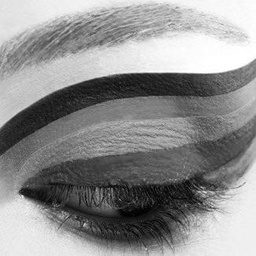
#> input picture eye.jpg, 256 x 256 px, shrunk from 325 x 325 before the run
$ python image_authentication.py   (Python 2 division)   (older library calls are emulated)
#> lines starting #> are read from the running program, lines starting #| are printed output that depends on the picture
#> further down, img is the input picture: shape (256, 256); min 0, max 255, mean 142.9
from scipy.misc import imread, imsave, imresize
import numpy as np
import matplotlib.pyplot as plt
import random

# ----- Constants -----

# Constant for Torus Automorphism
K = 1

# ----- End Constants ----

# ----- Helper Functions -----

# Function to convert RGB image to grayscale
def to_grayscale(img):
	if len(img.shape) == 2:
		return img
	g = np.sum(img, axis=2);
	g /= 3
	return g

# Function to get Torus automarphed coordinates
# Refer Formula (1)
def get_torus_automorphism(x, y):
	global K
	m  = np.array([[1, 1], [K, K+1]]);
	n  = np.array([x, y])
	mn = m.dot(n)
	return mn[0], mn[1]

# Function to compute parity bits
# Refer Fig. 1
def create_parity(p):
	p0 = p&(1<<7) > 0	# MSB
	p1 = p&(1<<6) > 0
	p2 = p&(1<<5) > 0
	p3 = p&(1<<4) > 0
	a = p0 ^ p1 ^ p3
	b = p0 ^ p2 ^ p3
	c = p1 ^ p2 ^ p3
	return a*4 + b*2 + c

# Function to put parity bits
def put_parity(p, a):
	p /= 16
	p *= 16
	p += a
	return p

# Function to get parity bits
def get_parity(p):
	a = (p&4) > 0
	b = (p&2) > 0
	c = (p&1) > 0
	return a*4 + b*2 + c

# ----- End Helper Functions -----

# ----- Embed -----

# Function to get embedded image
def embed(img):
	eimg = np.array(img)
	for i in range(len(img)):
		for j in range(len(img[0])):
			a      = create_parity(img[i][j])
			_i, _j = get_torus_automorphism(i, j)
			_i, _j = _i%len(img), _j%len(img[0])
			eimg[_i][_j] = put_parity(img[_i][_j], a)
#> this loop made 256 passes
	return eimg

# ----- End Embed -----

# ----- Detect & Correct -----

# Mapping of parity to data bits
# Refer Fig. 7
map = [
#	 0, 1
	[0, 6], #0
	[7, 1],
	[5, 3],
	[2, 4],
	[3, 5],
	[4, 2],
	[6, 0],
	[1, 7]  #7
]

# Function to predict pixel using jpeg-ls
# Refer Formula (3)
def jpeg_ls_predict(img, i, j):
	if i == 0 or j == 0:
		return img[i][j]
	a = img[i][j-1]
	b = img[i-1][j]
	c = img[i-1][j-1]
	if c >= max(a, b):
		return min(a, b)
	if c <= min(a, b):
		return max(a, b)
	return int(a) + int(b) - int(c)

# Function to check tampering of pixel
def check_pixel(img, i, j):
	s  = img[i][j]
	sd = s/16
	_i, _j = get_torus_automorphism(i, j)
	_i, _j = _i%len(img), _j%len(img[0])
	op = get_parity(img[_i][_j])
	sp = create_parity(s)
	# Check parities are equal
	if op != sp:
		# Check whether data part is tampered or parity part
		s0 = (sd/8)
		p  = jpeg_ls_predict(img, i, j)
		p0 = int((p&(1<<7))>0)
		if p0 != s0:
			# Data part tampered
			print "Data", (s0, p0), s, p, (sp, op)
			return p0*128 + map[op][p0]*16 + op
		# Parity part tampered
		print "Parity", s, p, (sp, op)
		return p
	return s

# Function to detect and correct image
def detect_and_correct_error(img):
	for i in range(len(img)):
		for j in range(len(img[0])):
			img[i][j] = check_pixel(img, i, j)
	return img

# ----- End Detect & Correct ----

# ----- Noise -----

NOISYBITS = 10

def add_noise(img):
	n, m = len(img), len(img[0])
	for k in range(NOISYBITS):
		i, j = random.randrange(n), random.randrange(m)
		print i, j
		if i>n-2 or i<1 or j>m-2 or j<1:
			continue
		# img[i-1][j-1] = 0
		img[i-1][j]   = 0
		# img[i-1][j+1] = 0
		img[i][j-1]   = 0
		img[i][j]     = 0
		img[i][j+1]   = 0
		# img[i+1][j-1] = 0
		img[i+1][j]   = 0
#> this loop made 10 passes
#| 197 215
#| 20 132
#| 248 207
#| 155 244
#| 183 111
#| 71 144
#| 71 48
#| 128 75
#> (further printed lines are left out)
		# img[i+1][j+1] = 0
	return img

# ----- End Noise -----

# ----- Test -----

# Read image and convert to grayscale
img = imread('eye.jpg')
img = to_grayscale(img)

# Embed image
eimg = embed(img)
plt.subplot(131)
plt.imshow(eimg, cmap = 'gray')

# Add Noise to image
nimg = add_noise(eimg)
plt.subplot(132)
plt.imshow(eimg, cmap = 'gray')

# Correct noisy image
cimg = detect_and_correct_error(eimg)
#> the loop in detect_and_correct_error, `for i in range(len(img)):` made 256 passes
#| Parity 243 243 (7, 0)
#| Parity 241 241 (7, 0)
#| Parity 244 241 (7, 0)
#| Parity 194 184 (3, 0)
#| Parity 166 168 (5, 0)
#| Parity 149 154 (1, 0)
#| Parity 149 150 (1, 0)
#| Parity 182 182 (2, 0)
#| Data (0, 1) 0 165 (0, 5)
#> (further printed lines are left out)
#> after the loop in detect_and_correct_error, `for i in range(len(img)):`: img: shape (256, 256); min 0, max 247, mean 138.6
plt.subplot(133)
plt.imshow(cimg, cmap = 'gray')

# Plot results
plt.show()
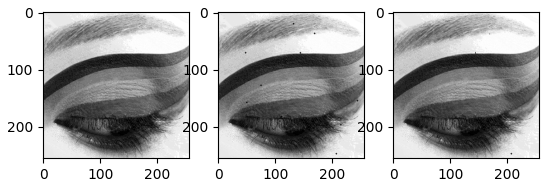
#> figure drawn by matplotlib, 3 panels
